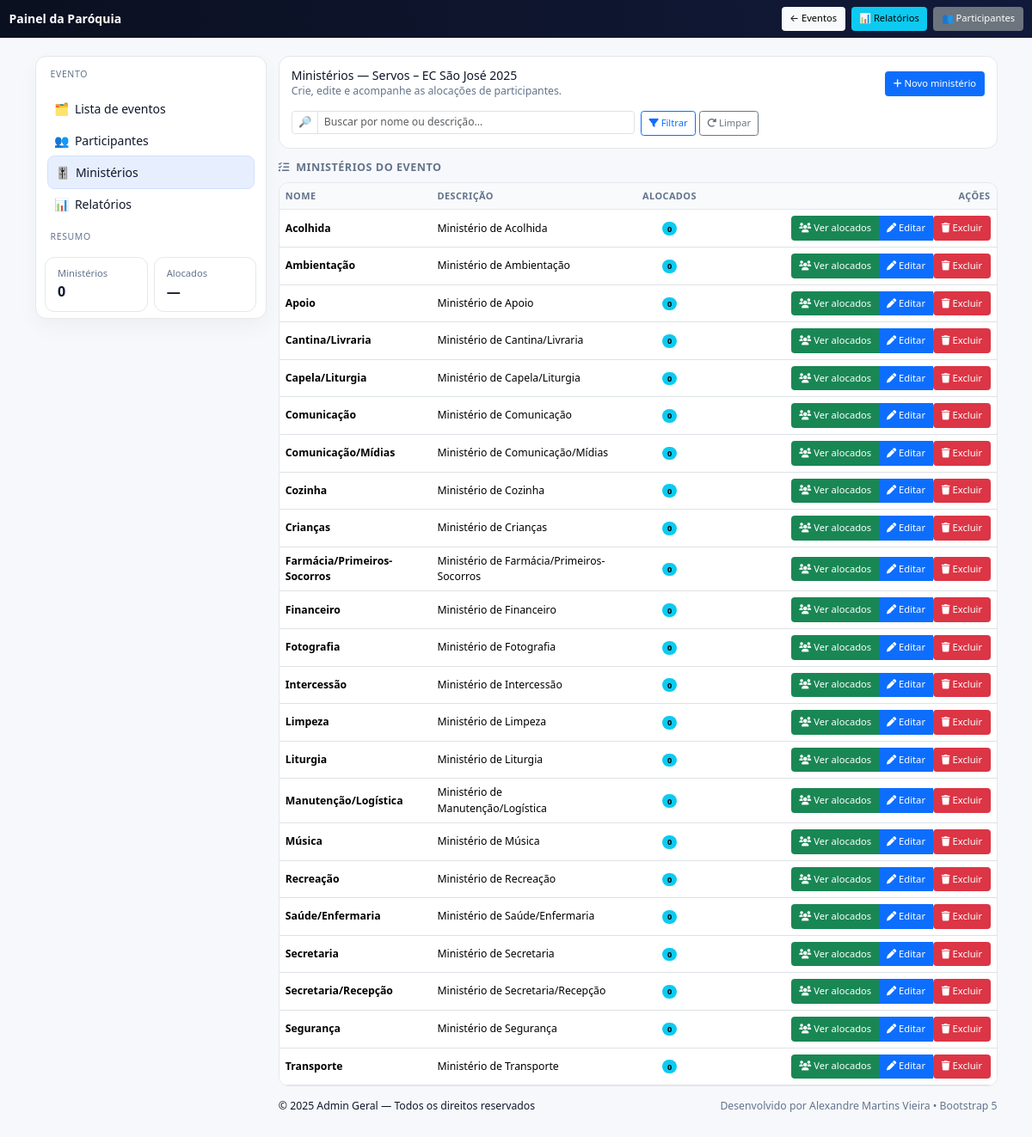
/ministerios/evento/f2e375fb-3a68-4d4c-99a2-882985649af6/ (signed in), run on the app's committed database.
### inscricoes/models.py (models this page shows, shortened)
class EventoAcampamento(models.Model):
    TIPO_ACAMPAMENTO = [
        ('senior',  'Acampamento Sênior'),
        ('juvenil', 'Acampamento Juvenil'),
        ('mirim',   'Acampamento Mirim'),
        ('servos',  'Acampamento de Servos'),
        ('casais',  'Encontro de Casais'),
        ('evento',  'Evento'),
        ('retiro',  'Retiro'),
        ('pagamento', 'Pagamento'),
    ]
    id = models.UUIDField(primary_key=True, default=uuid.uuid4, editable=False)
    nome = models.CharField(max_length=255)
    tipo = models.CharField(max_length=20, choices=TIPO_ACAMPAMENTO)
    data_inicio = models.DateField()
    data_fim = models.DateField()
    inicio_inscricoes = models.DateField()
    fim_inscricoes = models.DateField()
    valor_inscricao = models.DecimalField(
        max_digits=8,
        decimal_places=2,
        default=0.00,
        verbose_name="Valor da Inscrição"
    )
    slug = models.SlugField(unique=True, blank=True)
    paroquia = models.ForeignKey("Paroquia", on_delete=models.CASCADE, related_name="eventos")
    banner = CloudinaryField(null=True, blank=True, verbose_name="Banner do Evento")
    permitir_inscricao_servos = models.BooleanField(
        default=False,
        help_text="Se marcado, o evento de Servos vinculado pode receber inscrições."
    )
    evento_relacionado = models.ForeignKey(
        "self",
        on_delete=models.SET_NULL,
        null=True,
        blank=True,
        related_name="eventos_servos",
        help_text="Se este for um evento de Servos, vincule ao evento principal em que irão servir."
    )
    @property
    def principal(self):
        """Se for servos, retorna o evento principal; caso contrário, None."""
        return self.evento_relacionado if self.is_servos else None
    class Meta:
        constraints = [
            models.UniqueConstraint(
                fields=["evento_relacionado"],
                condition=Q(tipo="servos"),
                name="uniq_servos_por_evento_principal",
            ),
        ]

class Ministerio(models.Model):
    nome = models.CharField(max_length=100, unique=True)
    descricao = models.TextField(blank=True, null=True)
    ativo = models.BooleanField(default=True)
    class Meta:
        ordering = ["nome"]

### inscricoes/views.py (the view)
# urls.py: path("ministerios/evento/<uuid:evento_id>/", views.ministerios_evento, name="ministerios_evento"),
@login_required
def ministerios_evento(request, evento_id):
    evento = get_object_or_404(EventoAcampamento, pk=evento_id)
    if (not request.user.is_superuser
        and getattr(request.user, "paroquia_id", None) != evento.paroquia_id):
        return HttpResponseForbidden("Sem permissão.")
    alocs_qs = (
        AlocacaoMinisterio.objects
        .filter(evento=evento)
        .select_related("inscricao__participante")  # útil para telas de detalhes
        .order_by()  # evita ORDER BY desnecessário que pode afetar o COUNT DISTINCT
    )
    ministerios_qs = (
        Ministerio.objects.filter(ativo=True)
        .annotate(
            alocacoes_count=Count("alocacoes", filter=Q(alocacoes__evento=evento), distinct=True)
        )
        .prefetch_related(
            Prefetch("alocacoes", queryset=alocs_qs, to_attr="alocacoes_do_evento")
        )
        .order_by("nome")
    )
    ministerios = list(ministerios_qs)
    total_ministerios = len(ministerios)
    total_alocados = sum(len(m.alocacoes_do_evento) for m in ministerios)
    return render(request, "inscricoes/ministerios_evento.html", {
        "evento": evento,
        "ministerios": ministerios,
        "total_ministerios": total_ministerios,
        "total_alocados": total_alocados,
    })

### inscricoes/templates/inscricoes/ministerios_evento.html (shortened to what this page needs)
{% load static %}
<!doctype html>
<html lang="pt-br">
<head>
  <link href="https://cdn.jsdelivr.net/npm/bootstrap@5.3.3/dist/css/bootstrap.min.css" rel="stylesheet"/>
  <link rel="stylesheet"
        href="https://cdnjs.cloudflare.com/ajax/libs/font-awesome/6.0.0/css/all.min.css"
/>
</head>
<body>
<nav class="navbar nav-pro navbar-dark">
  <div class="container-fluid">
    <a class="navbar-brand fw-bold" href="{% url 'inscricoes:admin_paroquia_painel' %}">Painel da Paróquia</a>
    <div class="d-flex align-items-center gap-2 ms-auto">
      <a class="btn btn-sm btn-light" href="{% url 'inscricoes:admin_paroquia_eventos' evento.paroquia.id %}">← Eventos</a>
      <a class="btn btn-sm btn-info" href="{% url 'inscricoes:relatorios_evento' evento.id %}">📊 Relatórios</a>
      <a class="btn btn-sm btn-secondary" href="{% url 'inscricoes:evento_participantes' evento.id %}">👥 Participantes</a>
    </div>
  </div>
</nav>
<main class="container py-3 py-lg-4">
  <div class="row g-3">
    <aside class="col-lg-3">
      <div class="sidebar-card p-2">
        <div class="nav-title">Evento</div>
        <ul class="nav-list">
          <li class="nav-item"><a href="{% url 'inscricoes:admin_paroquia_eventos' evento.paroquia.id %}">🗂️ <span>Lista de eventos</span></a></li>
          <li class="nav-item"><a href="{% url 'inscricoes:evento_participantes' evento.id %}">👥 <span>Participantes</span></a></li>
          <li class="nav-item is-active"><a href="{{ request.path }}" aria-current="page">🎚️ <span>Ministérios</span></a></li>
          <li class="nav-item"><a href="{% url 'inscricoes:relatorios_evento' evento.id %}">📊 <span>Relatórios</span></a></li>
        </ul>
        <div class="nav-title">Resumo</div>
        <div class="row g-2 m-0">
          <div class="col-6">
            <div class="kpi">
              <div class="small">Ministérios</div>
              <div class="fs-4 fw-bold">{{ total_ministerios|default:ministerios|length }}</div>
            </div>
          </div>
          <div class="col-6">
            <div class="kpi">
              <div class="small">Alocados</div>
              <div class="fs-4 fw-bold">{{ total_alocados|default:"—" }}</div>
            </div>
          </div>
        </div>
      </div>
    </aside>
    <section class="col-lg-9">
      <div class="sticky-topbar p-3 mb-3 bg-white">
        <div class="d-flex flex-wrap align-items-center justify-content-between gap-2">
          <div>
            <h1 class="h6 m-0">Ministérios — {{ evento.nome }}</h1>
            <div class="small text-muted-2">Crie, edite e acompanhe as alocações de participantes.</div>
          </div>
          <div class="d-flex gap-2">
            <a href="{% url 'inscricoes:ministerio_novo' evento.id %}" class="btn btn-primary btn-sm">
              <i class="fa-solid fa-plus"></i> Novo ministério
            </a>
          </div>
        </div>
        <form class="mt-3" method="get">
          <div class="row g-2">
            <div class="col-12 col-md-6">
              <div class="input-group input-group-sm">
                <span class="input-group-text">🔎</span>
                <input type="search" name="q" id="searchInput" class="form-control"
                       placeholder="Buscar por nome ou descrição…" value="{{ request.GET.q|default:'' }}" autocomplete="off">
              </div>
            </div>
            <div class="col-12 col-md-auto">
              <button class="btn btn-outline-primary btn-sm" type="submit">
                <i class="fa-solid fa-filter"></i> Filtrar
              </button>
              <a class="btn btn-outline-secondary btn-sm" href="{{ request.path }}">
                <i class="fa-solid fa-rotate-right"></i> Limpar
              </a>
            </div>
          </div>
        </form>
      </div>
      <section>
        <h2 class="sec-title"><i class="fa-solid fa-list-check me-1"></i> Ministérios do evento</h2>
        <div class="table-wrap">
          <div class="table-responsive">
            <table class="table table-hover align-middle table-sticky mb-0">
              <thead class="table-light">
                <tr>
                  <th>Nome</th>
                  <th>Descrição</th>
                  <th class="text-center" style="width:120px;">Alocados</th>
                  <th class="text-end" style="width:320px;">Ações</th>
                </tr>
              </thead>
              <tbody id="tbodyRows">
                {% if ministerios %}
                  {% for m in ministerios %}
                    <tr>
                      <td class="fw-semibold">{{ m.nome }}</td>
                      <td class="text-muted-2">
                        {% if m.descricao %}{{ m.descricao|truncatechars:120 }}{% else %}—{% endif %}
                      </td>
                      <td class="text-center">
                        {% if m.alocacoes_count is not None %}
                          <span class="badge rounded-pill text-bg-info">{{ m.alocacoes_count }}</span>
                        {% else %}
                          <span class="badge rounded-pill text-bg-info">{{ m.alocacoes_do_evento|length|default:"0" }}</span>
                        {% endif %}
                      </td>
                      <td class="text-end">
                        <div class="btn-group" role="group" aria-label="Ações">
                          <a href="{% url 'inscricoes:alocacoes_ministerio' pk=m.id evento_id=evento.id %}"
                            class="btn btn-success btn-sm">
                            <i class="fa-solid fa-users"></i> Ver alocados
                          </a>
                          <a href="{% url 'inscricoes:ministerio_editar' m.id %}?evento={{ evento.id }}"
                             class="btn btn-primary btn-sm">
                            <i class="fa-solid fa-pen"></i> Editar
                          </a>
                          <form method="post" action="{% url 'inscricoes:ministerio_deletar' m.id %}" class="d-inline">
                            <button class="btn btn-danger btn-sm"
                                    onclick="return confirm('Excluir ministério? Esta ação não pode ser desfeita.');">
                              <i class="fa-solid fa-trash"></i> Excluir
                            </button>
                          </form>
                        </div>
                      </td>
                    </tr>
                  {% endfor %}
                {% else %}
                  <tr>
                    <td colspan="4" class="text-center text-muted py-4">Nenhum ministério criado para este evento.</td>
                  </tr>
                {% endif %}
              </tbody>
            </table>
          </div>
        </div>
      </section>
      <footer class="py-3">
        <div class="d-flex flex-wrap justify-content-between align-items-center">
          <small>© {% now "Y" %} Admin Geral — Todos os direitos reservados</small>
          <small class="text-muted-2">Desenvolvido por Alexandre Martins Vieira • Bootstrap 5</small>
        </div>
      </footer>
    </section>
  </div>
</main>
</body>
</html>

### inscricoes/templates/inscricoes/ministerios_evento.html (style rules this page uses)
:root { --ink:#0f172a; --muted:#64748b; --ring:rgba(37,99,235,.18); --g1:#0b1020; --g2:#111a3a; --base-font:14px; --line:#e5e7eb; }
html { font-size:var(--base-font) }
body { background:#f6f8fb; color:var(--ink) }
.nav-pro { background:linear-gradient(90deg,var(--g1),var(--g2)) }
.navbar .btn { font-size:.85rem; padding:.35rem .6rem }
.navbar-brand { font-size:1rem }
.sidebar-card { border:1px solid #e5e7eb; border-radius:.9rem; background:#fff; box-shadow:0 10px 24px rgba(17,24,39,.04) }
.nav-title { margin:6px 10px 8px; font-size:.75rem; color:var(--muted); text-transform:uppercase; letter-spacing:.06em }
.nav-list { list-style:none; padding:6px; margin:0 }
.nav-list a { display:flex; gap:.5rem; align-items:center; padding:.55rem .6rem; border-radius:.6rem; color:var(--ink); text-decoration:none }
.nav-item.is-active a { background:#e7efff; border:1px solid #cfe0ff }
.kpi { background:#fff; border:1px solid #e5e7eb; border-radius:.8rem; padding:.75rem 1rem }
.kpi .small { color:var(--muted); font-size:.8rem }
.kpi .fs-4 { font-size:1.15rem !important }
.kpi .fw-bold { font-weight:700 !important }
.sticky-topbar { position:sticky; top:0; z-index:20; background:#ffffffd6; backdrop-filter:blur(6px); border:1px solid #e5e7eb; border-radius:.9rem }
.text-muted-2 { color:var(--muted) }
.sec-title { font-size:.9rem; color:var(--muted); text-transform:uppercase; letter-spacing:.04em; margin:0 0 .75rem; font-weight:700 }
.table-wrap { border:1px solid #e5e7eb; border-radius:.8rem; overflow:hidden; background:#fff }
.table-sticky thead th { position:sticky; top:0; z-index:5; background:#f8fafc !important; border-bottom:1px solid #e5e7eb !important; text-transform:uppercase; letter-spacing:.04em; font-size:.78rem; color:#64748b }
.table { font-size:.875rem }
.btn-sm, .btn.btn-sm { font-size:.8rem; padding:.35rem .6rem }
.input-group-text { background:#fff }

### data on the page
EventoAcampamento: nome "Servos – EC São José 2025"
Ministerio: nome "Acolhida", descricao "Ministério de Acolhida", alocacoes_count "0"
Ministerio: nome "Ambientação", descricao "Ministério de Ambientação", alocacoes_count "0"
Ministerio: nome "Apoio", descricao "Ministério de Apoio", alocacoes_count "0"
Ministerio: nome "Cantina/Livraria", descricao "Ministério de Cantina/Livraria", alocacoes_count "0"
Ministerio: nome "Capela/Liturgia", descricao "Ministério de Capela/Liturgia", alocacoes_count "0"
Ministerio: nome "Comunicação", descricao "Ministério de Comunicação", alocacoes_count "0"
Ministerio: nome "Comunicação/Mídias", descricao "Ministério de Comunicação/Mídias", alocacoes_count "0"
Ministerio: nome "Cozinha", descricao "Ministério de Cozinha", alocacoes_count "0"
Ministerio: nome "Crianças", descricao "Ministério de Crianças", alocacoes_count "0"
Ministerio: nome "Farmácia/Primeiros-Socorros", descricao "Ministério de Farmácia/Primeiros-Socorros", alocacoes_count "0"
Ministerio: nome "Financeiro", descricao "Ministério de Financeiro", alocacoes_count "0"
Ministerio: nome "Fotografia", descricao "Ministério de Fotografia", alocacoes_count "0"
Ministerio: nome "Intercessão", descricao "Ministério de Intercessão", alocacoes_count "0"
Ministerio: nome "Limpeza", descricao "Ministério de Limpeza", alocacoes_count "0"
Ministerio: nome "Liturgia", descricao "Ministério de Liturgia", alocacoes_count "0"
Ministerio: nome "Manutenção/Logística", descricao "Ministério de Manutenção/Logística", alocacoes_count "0"
Ministerio: nome "Música", descricao "Ministério de Música", alocacoes_count "0"
Ministerio: nome "Recreação", descricao "Ministério de Recreação", alocacoes_count "0"
Ministerio: nome "Saúde/Enfermaria", descricao "Ministério de Saúde/Enfermaria", alocacoes_count "0"
Ministerio: nome "Secretaria", descricao "Ministério de Secretaria", alocacoes_count "0"
Ministerio: nome "Secretaria/Recepção", descricao "Ministério de Secretaria/Recepção", alocacoes_count "0"
Ministerio: nome "Segurança", descricao "Ministério de Segurança", alocacoes_count "0"
Ministerio: nome "Transporte", descricao "Ministério de Transporte", alocacoes_count "0"

### other printed values
{{ total_ministerios|default:ministerios|length }} "0"
{{ total_alocados|default:"—" }} "—"
